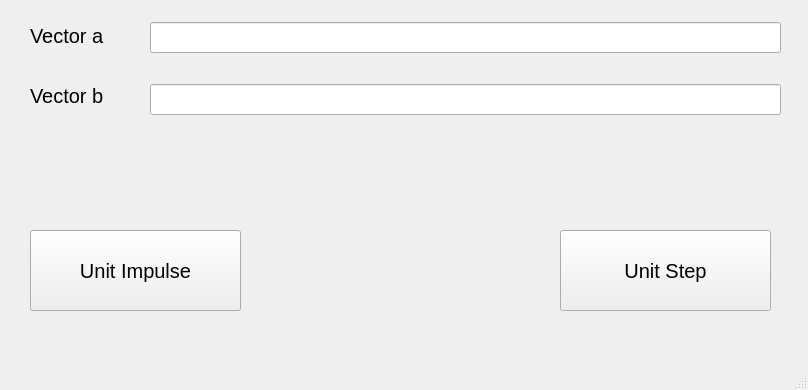
<?xml version="1.0" encoding="UTF-8"?>
<ui version="4.0">
 <class>solver</class>
 <widget class="QMainWindow" name="solver">
  <property name="geometry">
   <rect>
    <x>0</x>
    <y>0</y>
    <width>808</width>
    <height>390</height>
   </rect>
  </property>
  <property name="windowTitle">
   <string>LTI Solver 1.0</string>
  </property>
  <widget class="QWidget" name="centralwidget">
   <widget class="QLabel" name="a_label">
    <property name="geometry">
     <rect>
      <x>30</x>
      <y>20</y>
      <width>111</width>
      <height>31</height>
     </rect>
    </property>
    <property name="font">
     <font>
      <pointsize>15</pointsize>
     </font>
    </property>
    <property name="text">
     <string>Vector a</string>
    </property>
   </widget>
   <widget class="QLineEdit" name="a_input">
    <property name="geometry">
     <rect>
      <x>150</x>
      <y>22</y>
      <width>631</width>
      <height>31</height>
     </rect>
    </property>
    <property name="toolTip">
     <string extracomment="space separated values"/>
    </property>
    <property name="toolTipDuration">
     <number>1</number>
    </property>
    <property name="statusTip">
     <string extracomment="space separated values"/>
    </property>
    <property name="whatsThis">
     <string extracomment="space separated values"/>
    </property>
   </widget>
   <widget class="QLabel" name="b_label">
    <property name="geometry">
     <rect>
      <x>30</x>
      <y>80</y>
      <width>91</width>
      <height>31</height>
     </rect>
    </property>
    <property name="font">
     <font>
      <pointsize>15</pointsize>
     </font>
    </property>
    <property name="text">
     <string>Vector b</string>
    </property>
   </widget>
   <widget class="QLineEdit" name="b_input">
    <property name="geometry">
     <rect>
      <x>150</x>
      <y>84</y>
      <width>631</width>
      <height>31</height>
     </rect>
    </property>
    <property name="toolTip">
     <string extracomment="space separated values"/>
    </property>
    <property name="toolTipDuration">
     <number>1</number>
    </property>
    <property name="statusTip">
     <string extracomment="space separated values"/>
    </property>
    <property name="whatsThis">
     <string extracomment="space separated values"/>
    </property>
   </widget>
   <widget class="QPushButton" name="unit_pulse">
    <property name="geometry">
     <rect>
      <x>30</x>
      <y>230</y>
      <width>211</width>
      <height>81</height>
     </rect>
    </property>
    <property name="font">
     <font>
      <pointsize>15</pointsize>
     </font>
    </property>
    <property name="text">
     <string>Unit Impulse</string>
    </property>
   </widget>
   <widget class="QPushButton" name="unit_step">
    <property name="geometry">
     <rect>
      <x>560</x>
      <y>230</y>
      <width>211</width>
      <height>81</height>
     </rect>
    </property>
    <property name="font">
     <font>
      <pointsize>15</pointsize>
     </font>
    </property>
    <property name="text">
     <string>Unit Step</string>
    </property>
   </widget>
  </widget>
  <widget class="QMenuBar" name="menubar">
   <property name="geometry">
    <rect>
     <x>0</x>
     <y>0</y>
     <width>808</width>
     <height>20</height>
    </rect>
   </property>
  </widget>
  <widget class="QStatusBar" name="statusbar"/>
 </widget>
 <resources/>
 <connections/>
</ui>
